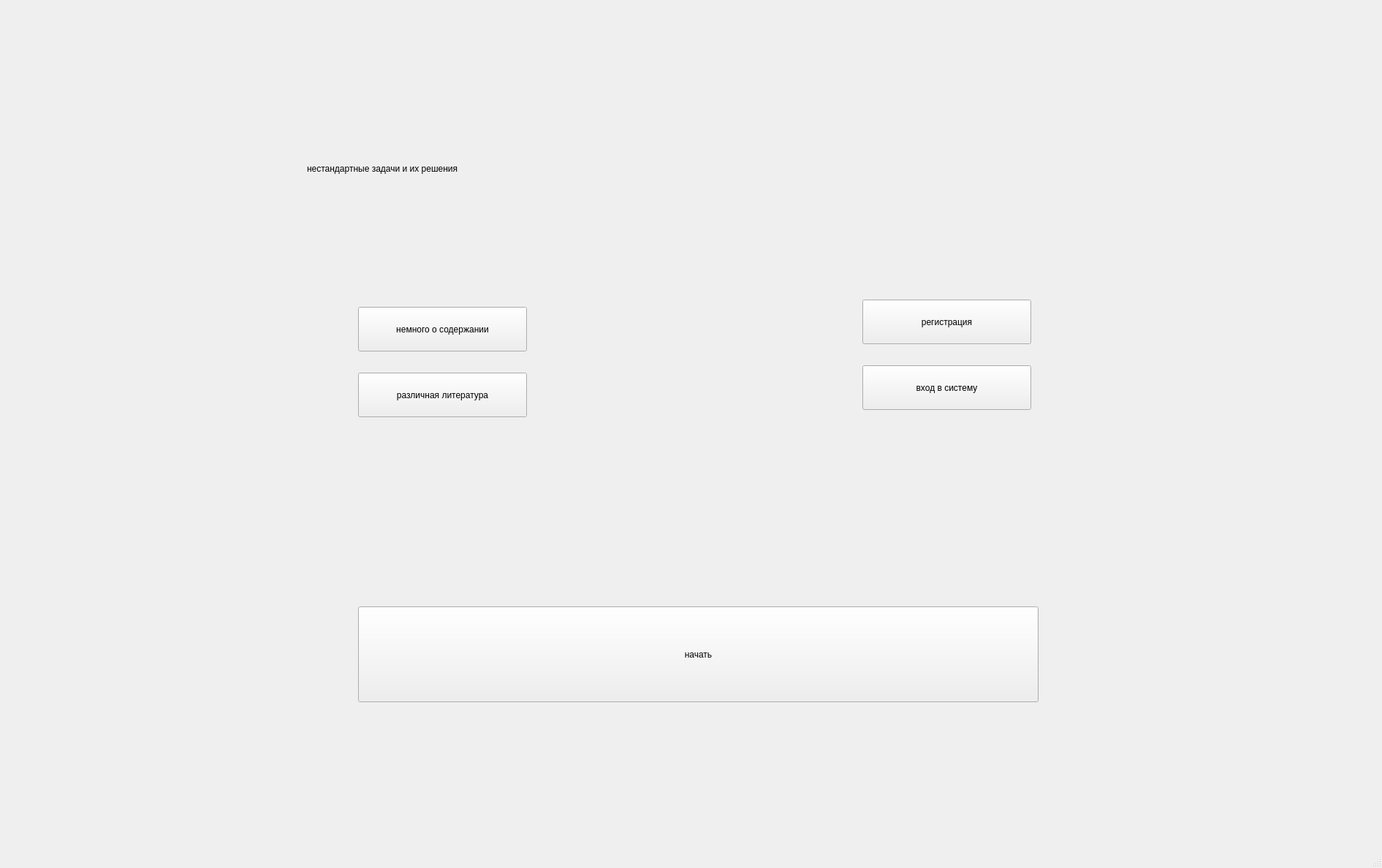
<?xml version="1.0" encoding="UTF-8"?>
<ui version="4.0">
 <class>MainWindow</class>
 <widget class="QMainWindow" name="MainWindow">
  <property name="geometry">
   <rect>
    <x>0</x>
    <y>0</y>
    <width>1891</width>
    <height>1188</height>
   </rect>
  </property>
  <property name="windowTitle">
   <string>MainWindow</string>
  </property>
  <widget class="QWidget" name="centralwidget">
   <widget class="QPushButton" name="pushButton">
    <property name="geometry">
     <rect>
      <x>490</x>
      <y>830</y>
      <width>931</width>
      <height>131</height>
     </rect>
    </property>
    <property name="text">
     <string>начать</string>
    </property>
    <property name="iconSize">
     <size>
      <width>50</width>
      <height>50</height>
     </size>
    </property>
    <property name="checkable">
     <bool>false</bool>
    </property>
    <property name="autoRepeatInterval">
     <number>300</number>
    </property>
   </widget>
   <widget class="QLabel" name="label">
    <property name="geometry">
     <rect>
      <x>420</x>
      <y>140</y>
      <width>1071</width>
      <height>181</height>
     </rect>
    </property>
    <property name="text">
     <string>нестандартные задачи и их решения</string>
    </property>
   </widget>
   <widget class="QPushButton" name="pushButton_2">
    <property name="geometry">
     <rect>
      <x>490</x>
      <y>420</y>
      <width>231</width>
      <height>61</height>
     </rect>
    </property>
    <property name="text">
     <string>немного о содержании</string>
    </property>
   </widget>
   <widget class="QPushButton" name="pushButton_3">
    <property name="geometry">
     <rect>
      <x>490</x>
      <y>510</y>
      <width>231</width>
      <height>61</height>
     </rect>
    </property>
    <property name="text">
     <string>различная литература</string>
    </property>
   </widget>
   <widget class="QPushButton" name="pushButton_4">
    <property name="geometry">
     <rect>
      <x>1180</x>
      <y>410</y>
      <width>231</width>
      <height>61</height>
     </rect>
    </property>
    <property name="text">
     <string>регистрация</string>
    </property>
   </widget>
   <widget class="QPushButton" name="pushButton_5">
    <property name="geometry">
     <rect>
      <x>1180</x>
      <y>500</y>
      <width>231</width>
      <height>61</height>
     </rect>
    </property>
    <property name="text">
     <string>вход в систему</string>
    </property>
   </widget>
   <widget class="QLabel" name="label_2">
    <property name="geometry">
     <rect>
      <x>550</x>
      <y>760</y>
      <width>801</width>
      <height>61</height>
     </rect>
    </property>
    <property name="text">
     <string/>
    </property>
   </widget>
  </widget>
  <widget class="QMenuBar" name="menubar">
   <property name="geometry">
    <rect>
     <x>0</x>
     <y>0</y>
     <width>1891</width>
     <height>26</height>
    </rect>
   </property>
  </widget>
  <widget class="QStatusBar" name="statusbar"/>
 </widget>
 <resources/>
 <connections/>
</ui>
